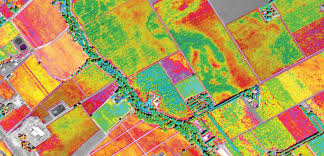
#> input picture Datasets/agriculture.jpg, 324 x 156 px, found by its file name
$ jupyter execute 'Satellite Image Analysis.ipynb'   (shell and % lines are left out)   (older library calls are emulated)
#> lines starting #> are read from the running program, lines starting #| are printed output that depends on the picture; after the words box and inside, x2 and y2 are one past the last pixel; in counts of white or black regions, pixels touching at a corner belong together
## Basic Satellite Image Analysis

### In this notebook, we will analyze satellite image of an agricultural land and find its altitude and slope

[cell 1]
import numpy as np
from scipy import misc
import matplotlib.pyplot as plt
from skimage import data
import warnings
warnings.filterwarnings('ignore')
import os

[cell 2]
os.chdir("Datasets\\SatelliteImageAnalysis")

[cell 3]
imagePath = "agriculture.jpg"
photo_data = misc.imread(imagePath)
#> photo_data is the input picture: shape (156, 324, 3); mean R, G, B 176.2, 155.6, 86.5
plt.imshow(photo_data);

[cell 4]
type(photo_data)
photo_data.shape
#> Out = (156, 324, 3)

The shape of the ndarray show that it is a three layered matrix. The first two numbers here are length and width, and the third number (i.e. 3) is for three layers: Red, Green and Blue.
<p style="font-family: Arial; font-size:1.25em;color:#2462C0; font-style:bold">
RGB color mapping</p>
<ul>
<li><p style="font-family: Arial; font-size:1.0em;color:red; font-style:bold">
RED pixel indicates Altitude</p>
<li><p style="font-family: Arial; font-size:1.0em;color:green; font-style:bold">
GREEN pixel indicates Slope
<li><p style="font-family: Arial; font-size:1.0em;color:blue; font-style:bold">
BLUE pixel indicates Aspect (An aspect is the compass direction that a slope faces)
</ul>
</p>
The higher values denote higher altitude, aspect and slope.

[cell 5]
# Let's define color masks
red_mask   = photo_data[:, : ,0] < 150
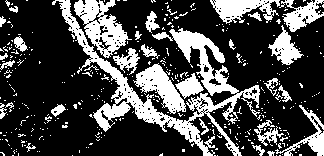
#> red_mask: shape (156, 324) bool; 28.4% white; 377 white regions (344 under 20 px), largest, box (x1, y1, x2, y2) and area: (52, 0, 260, 156) 5581, (74, 0, 132, 58) 1530, (133, 63, 186, 114) 1127
green_mask = photo_data[:, : ,1] < 150
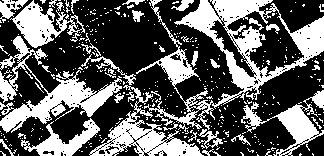
#> green_mask: shape (156, 324) bool; 37.3% white; 384 white regions (349 under 20 px), largest, box (x1, y1, x2, y2) and area: (136, 0, 324, 132) 6305, (0, 36, 122, 133) 3396, (89, 85, 204, 156) 2236
blue_mask  = photo_data[:, : ,2] < 150
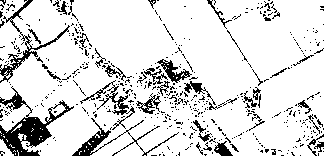
#> blue_mask: shape (156, 324) bool; 86.1% white; 474 black regions (432 under 20 px), largest, box (x1, y1, x2, y2) and area: (0, 86, 74, 156) 1521, (0, 0, 70, 83) 623, (72, 118, 179, 156) 595

Let us apply red mask and highlight all the high altitude areas. We will do this by detecting high intensity RED Pixels and muting down other areas.

[cell 6]
photo_red = misc.imread(imagePath);
photo_red[red_mask] = 0
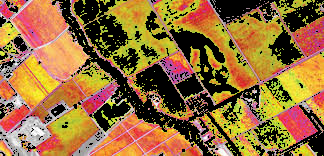
#> photo_red: shape (156, 324, 3); mean R, G, B 148.9, 108.8, 59.4
plt.imshow(photo_red);

Looks like this land is on high altitude. Let us apply green mask and highlight all the high slope areas.

[cell 7]
photo_green = misc.imread(imagePath);
photo_green[green_mask] = 0
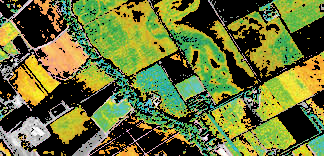
#> photo_green: shape (156, 324, 3); mean R, G, B 105.6, 116.2, 55
plt.imshow(photo_green);
